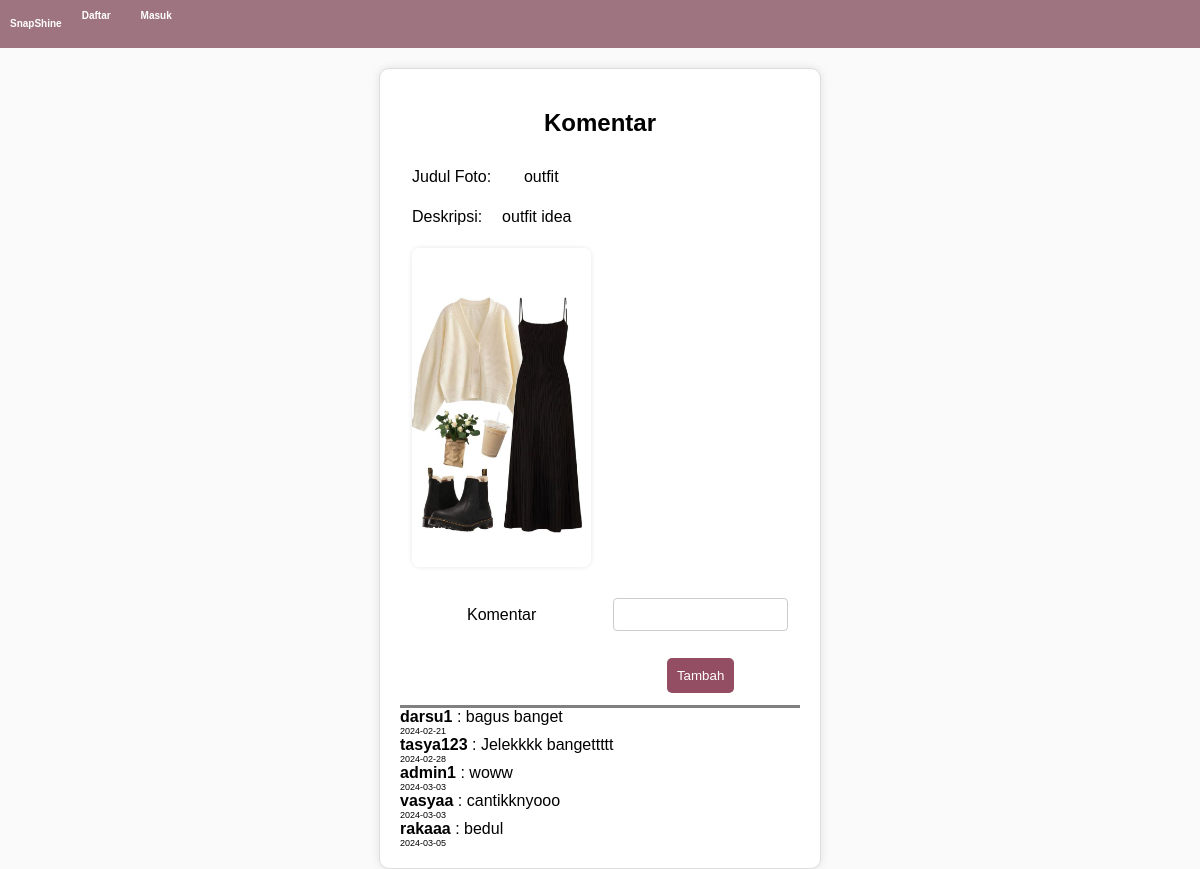
/komentar-admin.php?fotoid=2, run on the app's committed database.
### tables this page shows
CREATE TABLE `foto` (
  `fotoid` int(11) NOT NULL,
  `judulfoto` varchar(255) NOT NULL,
  `deskripsifoto` text NOT NULL,
  `tanggalunggah` date NOT NULL,
  `lokasifile` varchar(255) NOT NULL,
  `albumid` int(11) NOT NULL,
  `userid` int(11) NOT NULL
);

CREATE TABLE `komentarfoto` (
  `komentarid` int(11) NOT NULL,
  `fotoid` int(11) NOT NULL,
  `userid` int(11) NOT NULL,
  `isikomentar` text NOT NULL,
  `tanggalkomentar` date NOT NULL
);

CREATE TABLE `user` (
  `userid` int(11) NOT NULL,
  `username` varchar(255) NOT NULL,
  `password` varchar(255) NOT NULL,
  `email` varchar(255) NOT NULL,
  `namalengkap` varchar(255) NOT NULL,
  `level` varchar(50) NOT NULL,
  `tanggaldibuat` timestamp NOT NULL DEFAULT current_timestamp() ON UPDATE current_timestamp()
);

### komentar-admin.php (the view, shortened to what this page needs)
<!DOCTYPE html>
<html lang="en">
<head>
    <link rel="stylesheet" href="css/komentar-admin.css">
</head>
<body>
    <ul class="navbar">
        <li>
            <h2>SnapShine</h2>
        </li>
        <?php
        if (!isset($_SESSION['userid'])) {
        ?>
            <li><a href="daftar.php">Daftar</a></li>
            <li><a href="masuk.php">Masuk</a></li>
    </ul>
<?php
        }
?>
<form action="tambah_komentar.php" method="post">
    <h2 style="text-align: center;">Komentar</h2>
    <?php
    include "koneksi.php";
    $fotoid = $_GET['fotoid'];
    $sql = mysqli_query($conn, "select * from foto where fotoid='$fotoid'");
    while ($data = mysqli_fetch_array($sql)) {
    ?>
        <table class="postingan" style="margin: 0 auto; text-align: left;">
            <tr style="text-align: center;">
                <td>
                    <p style="float: left;">Judul Foto:</p>
                    <p style="border-style: none;" type="text" name="judulfoto" disabled value=""><?= $data['judulfoto'] ?></p>
                </td>
            </tr>
            <tr style="text-align: center;">
                <td>
                    <p style="float: left;">Deskripsi:</p>
                    <p style="border-style: none;" type="text" name="deskripsifoto" disabled value=""><?= $data['deskripsifoto'] ?></p>
                </td>
            </tr>
            <tr>
                <td><img src="gambar/<?= $data['lokasifile'] ?>" width="200px"></td>
            </tr>
            <tr>
                <td>Komentar</td>
                <td><input type="text" name="isikomentar"></td>
            </tr>
            <tr>
                <td></td>
                <td><input type="submit" value="Tambah"></td>
            </tr>
        </table>
        <div class="komentar">
            <div class="kolomkomen">
                <div class="isikomen">
                    <?php
                    include "koneksi.php";
                    $sql = mysqli_query($conn, "SELECT komentarfoto.*, user.username
                                FROM komentarfoto
                                INNER JOIN user ON komentarfoto.userid = user.userid
                                WHERE komentarfoto.fotoid = '$fotoid'");
                    while ($data = mysqli_fetch_array($sql)) {
                    ?>
                        <div class="komen">
                            <p><b><?= $data['username'] ?></b> : <?= $data['isikomentar'] ?></p>
                            <p class="waktu"><?= $data['tanggalkomentar'] ?></p>
                        </div>
                    <?php
                    }
                    ?>
                <?php
            }
                ?>
</form>
</body>
</html>

### css/komentar-admin.css (style rules this page uses)
.navbar { list-style-type: none; margin: 0; padding: 10px; background-color: #9e7481; overflow: hidden; font-family: helvetica; color: white; }
.navbar li { display: inline; margin-right: 10px; float: left; font-size: 10px; }
.navbar li a { text-decoration: none; color: white; padding: 10px; font-weight: bold; }
body { font-family: 'Arial', sans-serif; background-color: #fafafa; margin: 0; padding: 0; justify-content: center; align-items: center; height: 100vh; }
form { background-color: #fff; border: 1px solid #ddd; border-radius: 10px; padding: 20px; box-shadow: 0 0 10px rgba(0, 0, 0, 0.1); max-width: 400px; width: 100%; margin: 20px auto; }
table { width: 100%; margin-bottom: 15px; border-bottom-style:solid; }
td { padding: 10px; }
img { max-width: 100%; height: auto; border-radius: 8px; box-shadow: 0 0 5px rgba(0, 0, 0, 0.1); }
input[type="text"] { width: 100%; padding: 8px; margin: 5px 0; box-sizing: border-box; border: 1px solid #ccc; border-radius: 4px; }
input[type="submit"] { background-color: #944E63; color: #fff; padding: 10px; border: none; border-radius: 5px; cursor: pointer; }
.postingan tr td { text-align: center; }
.waktu { font-size: 9px; }
.navbar li h2 { font-size: 10px; }

### komentar-admin.php (style rules this page uses)
ul { list-style-type: none; margin: 0; padding: 0; }
ul li { display: inline; margin-right: 10px; }
p { margin-block: 0; }

### data on the page
foto: judulfoto "outfit", deskripsifoto "outfit idea", lokasifile (picture)
komentarfoto: userid.username "darsu1", isikomentar "bagus banget", tanggalkomentar "2024-02-21"
komentarfoto: userid.username "tasya123", isikomentar "Jelekkkk bangettttt", tanggalkomentar "2024-02-28"
komentarfoto: userid.username "admin1", isikomentar "woww", tanggalkomentar "2024-03-03"
komentarfoto: userid.username "vasyaa", isikomentar "cantikknyooo", tanggalkomentar "2024-03-03"
komentarfoto: userid.username "rakaaa", isikomentar "bedul", tanggalkomentar "2024-03-05"
